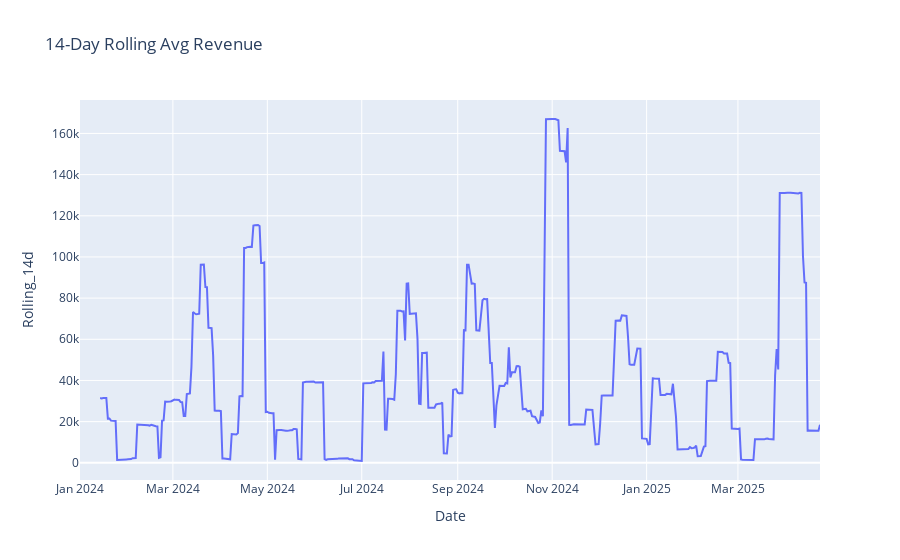

The notebook cell this image was saved under:
### Markdown cell above
**C.Sales trend identification**

### Code cell
daily['Rolling_14d'] = daily['Total Revenue'].rolling(14).mean()     # calculate the 14-day rolling average of the total revenue
px.line(daily, x='Date', y='Rolling_14d', title="14-Day Rolling Avg Revenue").show()

### Figure 1 — Plotly figure (JSON) as saved in the notebook; plotly's stock layout.template omitted (floating-point values rounded to 4 significant figures; data arrays with more than 128 entries replaced by an {"elided": "..."} marker saying what was removed)
{"data": [{"hovertemplate": "Date=%{x}<br>Rolling_14d=%{y}<extra></extra>", "legendgroup": "", "line": {"color": "#636efa", "dash": "solid"}, "marker": {"symbol": "circle"}, "mode": "lines", "name": "", "orientation": "v", "showlegend": false, "type": "scatter", "x": {"elided": "442 str values"}, "xaxis": "x", "y": {"elided": "442 float values"}, "yaxis": "y"}], "layout": {"legend": {"tracegroupgap": 0}, "title": {"text": "14-Day Rolling Avg Revenue"}, "xaxis": {"anchor": "y", "domain": [0, 1], "title": {"text": "Date"}}, "yaxis": {"anchor": "x", "domain": [0, 1], "title": {"text": "Rolling_14d"}}}}
